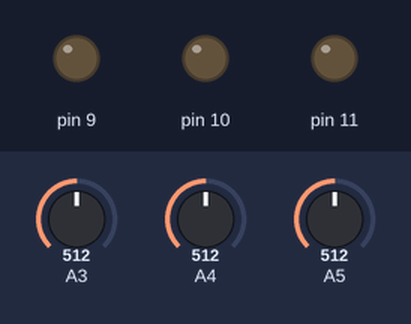
Recording of a sketch running on a simulated Arduino Uno, built with avr-gcc and run on an emulated ATmega328P. Parts: output pins drawn as LEDs (lit = HIGH). The inputs (shaded band) are chosen by the test bench; at power-on: A4 = 512, A5 = 512, A3 = 512.

Above: at 1.2 s.
1.3 s: A4 set to 605
2.8 s: A4 set to 626
At 3.5 s:
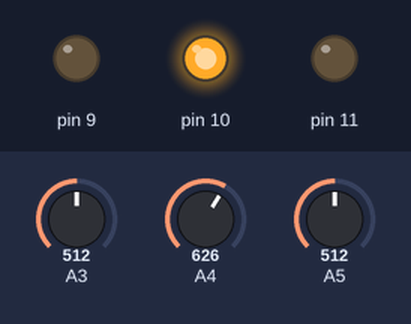
4.3 s: A5 set to 607
5.8 s: A5 set to 628
At 6.9 s:
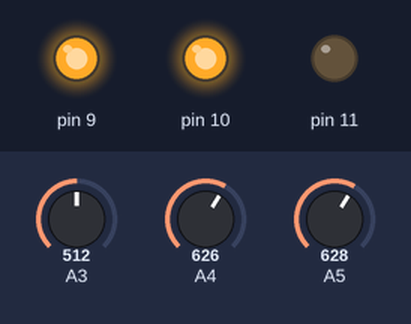
7.3 s: A3 set to 802
8.8 s: A3 set to 836
At 9.2 s:
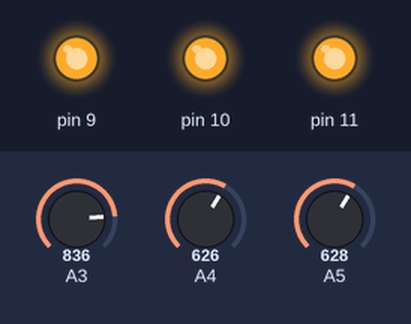
Timing chart, 0 to 11.3 s (numbered marks = the images above; inputs shaded):
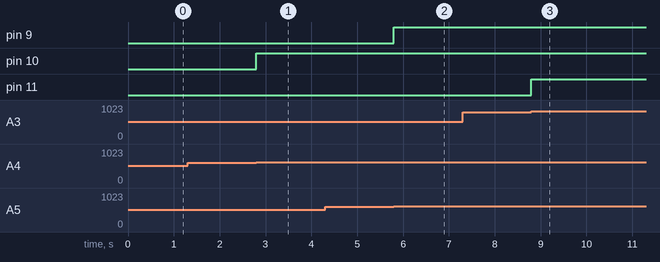

Measured:
- the behaviour switches between 613 and 614 on A4 (found by bisection; images 0 and 1)
- the behaviour switches between 613 and 614 on A5 (found by bisection; images 1 and 2)
- the behaviour switches between 818 and 819 on A3 (found by bisection; images 2 and 3)
- after the input at 1.3 s, every drawn part: stays the same
- after the input at 2.8 s, pin 10: LOW → HIGH at once
- after the input at 4.3 s, every drawn part: stays the same
- after the input at 5.8 s, pin 9: LOW → HIGH at once
- after the input at 7.3 s, every drawn part: stays the same
- after the input at 8.8 s, pin 11: LOW → HIGH at once

The sketch:

pot_range.ino
```cpp
int led_1 = 0;
int led_2 = 0;
int led_3 = 0;

void setup() {
Serial.begin(9600);
pinMode(A3, INPUT);
pinMode(A4,  INPUT);
pinMode(A5, INPUT);

pinMode(11,  OUTPUT);
pinMode(10, OUTPUT);
pinMode(9, OUTPUT);

digitalWrite(11,  LOW);
digitalWrite(10, LOW);
digitalWrite(9, LOW);
}

void loop() {
  led_1 = analogRead(A3) * (5.0 / 1023.0);
  led_2 = analogRead(A4) * (5.0 / 1023.0);
  led_3 = analogRead(A5) * (5.0 / 1023.0);

if (led_1 < 5 && led_1 > 3) {
  digitalWrite(11, HIGH);
}
else {
  digitalWrite(11, LOW);
}

if (led_2 < 4 && led_2 > 2) {
  digitalWrite(10, HIGH);
}
else {
  digitalWrite(10, LOW);
}

if (led_3 < 4 && led_3 > 2) {
  digitalWrite(9, HIGH);
}
else {
  digitalWrite(9, LOW);
}

}
```
